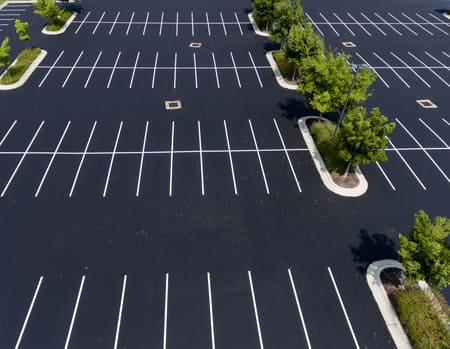
#> input picture pics/pic0.jpg, 450 x 349 px, found by its file name
$ python canny.py
#> lines starting #> are read from the running program, lines starting #| are printed output that depends on the picture; after the words box and inside, x2 and y2 are one past the last pixel; in counts of white or black regions, pixels touching at a corner belong together
import cv2
import sys
import numpy as np
# Load the image file
image = cv2.imread('/Users/Retard/PycharmProjects/MotionDetector/pics/pic0.jpg')
#> image is the input picture: shape (349, 450, 3); mean B, G, R 71.6, 65.4, 61.2

# Check if image was loaded improperly and exit if so
if image is None:
    sys.exit('Failed to load image')

# Detect edges in the image. The parameters control the thresholds
edges = cv2.Canny(image, 100, 2500, apertureSize=5)
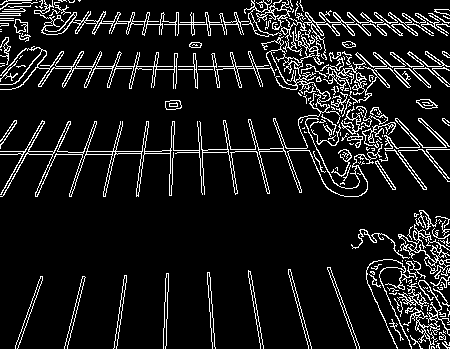
#> edges: shape (349, 450); 10.1% white in thin lines or dots
cv2.imshow('output', edges)
cv2.waitKey()
# Display the output in a window


rho = 1  # distance resolution in pixels of the Hough grid
theta = np.pi / 180  # angular resolution in radians of the Hough grid
threshold = 15  # minimum number of votes (intersections in Hough grid cell)
min_line_length = 50  # minimum number of pixels making up a line
max_line_gap = 20  # maximum gap in pixels between connectable line segments
line_image = np.copy(edges) * 0  # creating a blank to draw lines on
#> line_image: shape (349, 450); every value is 0

# Run Hough on edge detected image
# Output "lines" is an array containing endpoints of detected line segments
lines = cv2.HoughLinesP(edges, rho, theta, threshold, np.array([]),
                    min_line_length, max_line_gap)
#> lines = 293 rows, first 6: [0, 66, 449, 66], [0, 13, 446, 13], [0, 151, 170, 151], [52, 155, 318, 150], [0, 23, 449, 15], [6, 68, 446, 68]

for line in lines:
    for x1,y1,x2,y2 in line:
        cv2.line(line_image,(x1,y1),(x2,y2),(255,0,0),5)
#> this loop made 293 passes
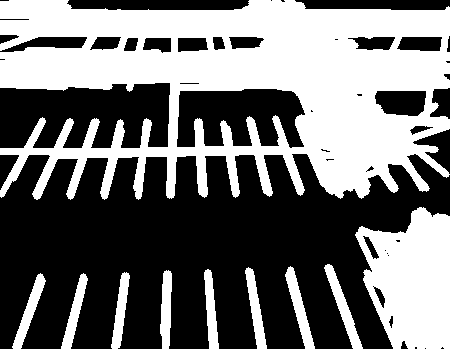
#> line_image: shape (349, 450); 44.2% white; 10 white regions, largest, box (x1, y1, x2, y2) and area: (0, 0, 450, 200) 53704, (355, 207, 450, 349) 9690, (324, 264, 363, 349) 850
cv2.imshow('output', line_image)
cv2.waitKey()

$ run again, with pics/pic1.jpg copied over pics/pic0.jpg
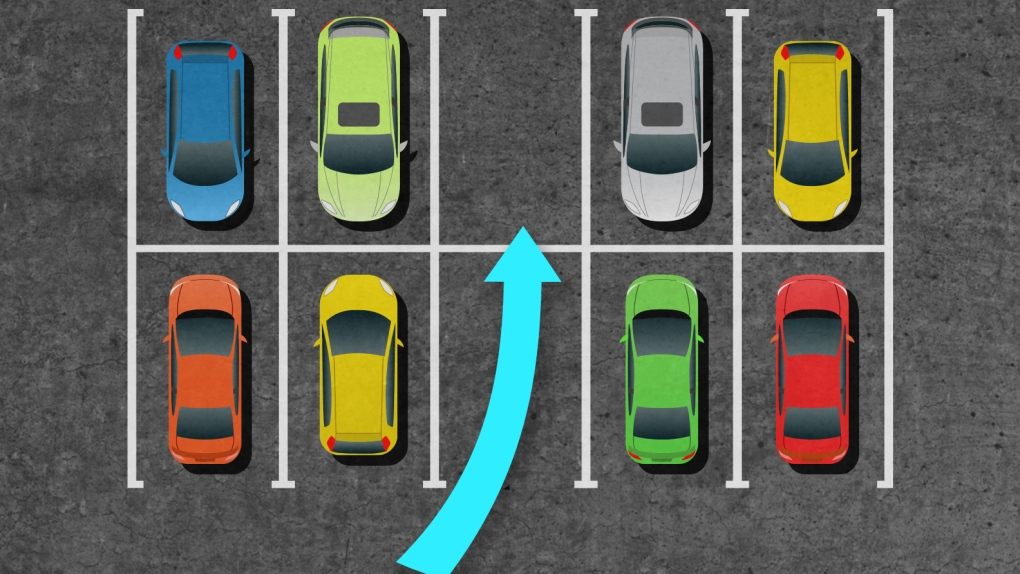
#> input picture pics/pic1.jpg, 1020 x 574 px, found by its file name
#> image is the input picture: shape (574, 1020, 3); mean B, G, R 91, 98.6, 94.6
#> `edges = cv2.Canny(image, 100, 2500, apertureSize=5)`:
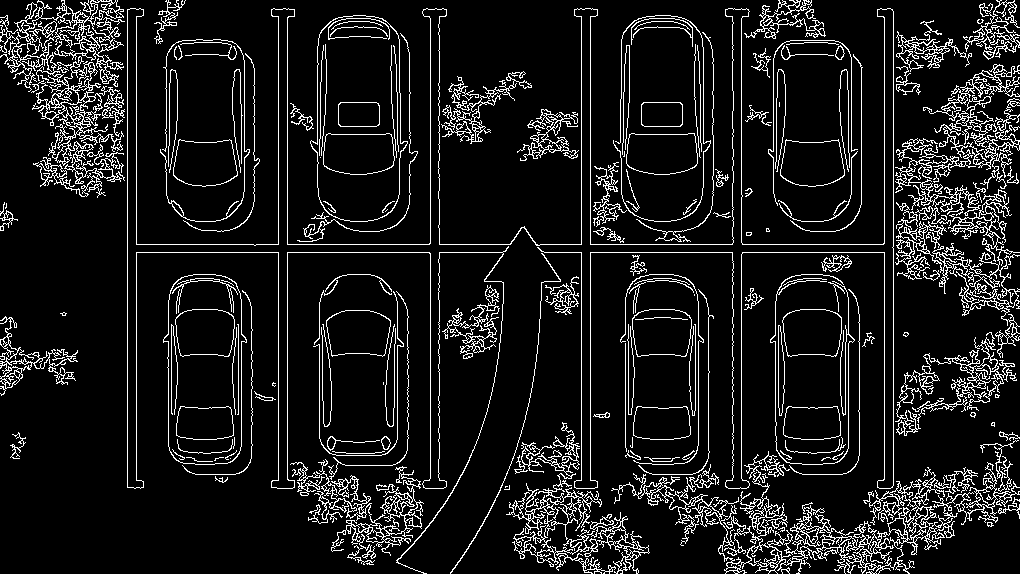
#> edges: shape (574, 1020); 10.2% white in thin lines or dots
#> lines = 986 rows, first 6: [430, 488, 430, 9], [884, 568, 884, 9], [535, 244, 951, 244], [581, 563, 581, 8], [278, 488, 278, 9], [544, 252, 1019, 252]
#> the loop `for line in lines:` made 986 passes
#> after the loop `for line in lines:`:
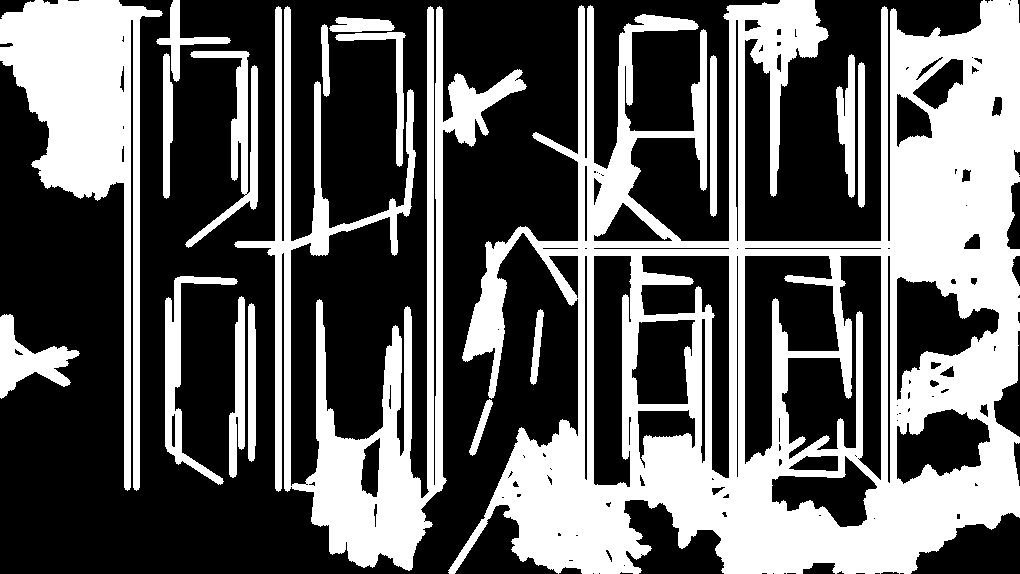
#> line_image: shape (574, 1020); 38.2% white; 18 white regions, largest, box (x1, y1, x2, y2) and area: (448, 0, 1020, 574) 139407, (234, 6, 527, 571) 36400, (0, 0, 163, 491) 25739

$ run again, with pics/pic5.png saved as pics/pic0.jpg
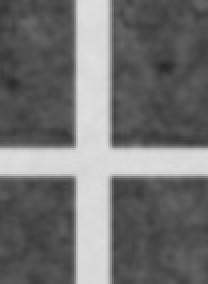
#> input picture pics/pic5.png, 104 x 142 px, found by its file name (shown 2 times larger)
#> image is the input picture: shape (142, 104, 3); min 41, max 223, mean 113.2
#> `edges = cv2.Canny(image, 100, 2500, apertureSize=5)`:
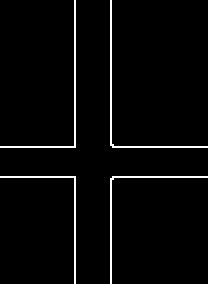
#> edges: shape (142, 104) (shown 2 times larger); 2.9% white in thin lines or dots
#> lines = [[55, 141, 55, 0], [37, 141, 37, 0], [0, 73, 103, 73], [0, 88, 103, 88]]
#> the loop `for line in lines:` made 4 passes
#> after the loop `for line in lines:`:
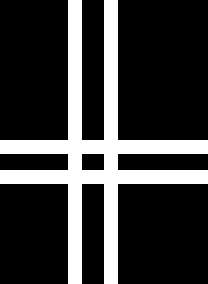
#> line_image: shape (142, 104) (shown 2 times larger); 22% white; 1 white region, box (x1, y1, x2, y2) and area: (0, 0, 104, 142) 3248
